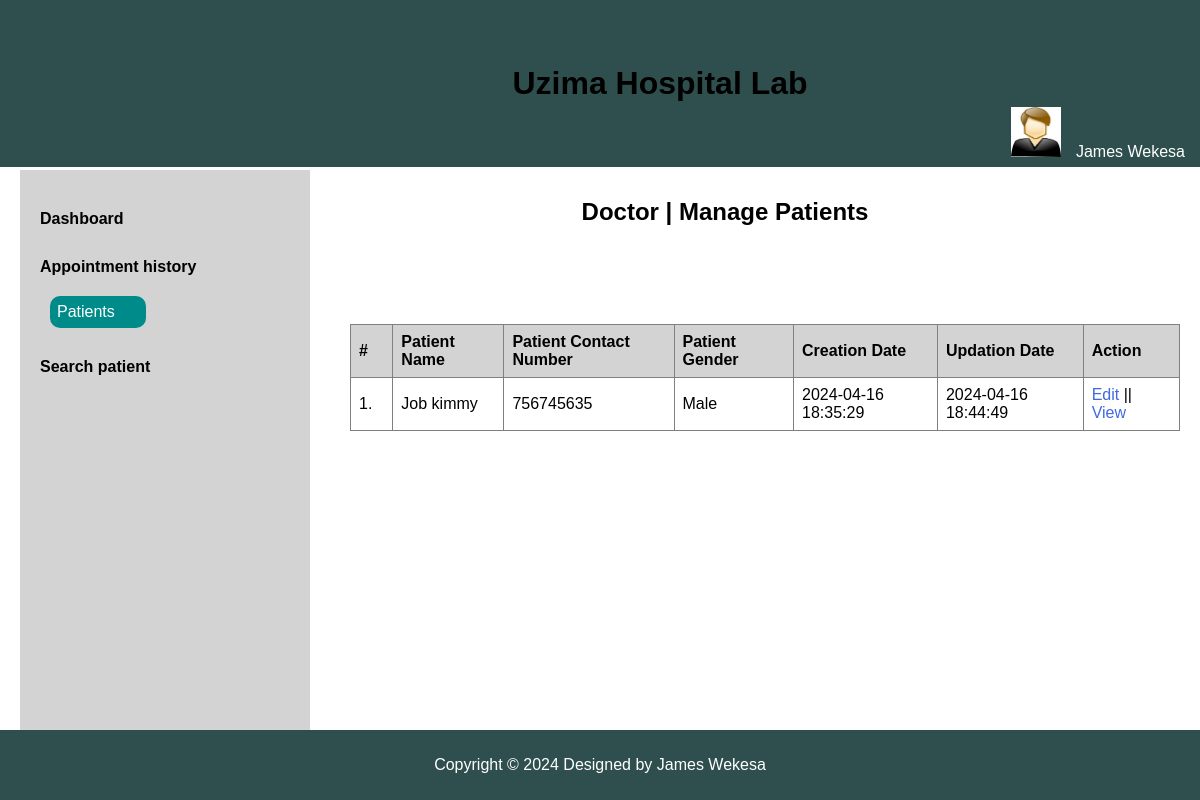
Page /doctors/manage-patient.php (signed in) on the committed database.
### tables this page shows
CREATE TABLE `doctors` (
  `id` int(11) NOT NULL,
  `specilization` varchar(255) DEFAULT NULL,
  `doctorName` varchar(255) DEFAULT NULL,
  `address` longtext DEFAULT NULL,
  `docFees` varchar(255) DEFAULT NULL,
  `contactno` bigint(11) DEFAULT NULL,
  `docEmail` varchar(255) DEFAULT NULL,
  `password` varchar(255) DEFAULT NULL,
  `creationDate` timestamp NULL DEFAULT current_timestamp(),
  `updationDate` timestamp NULL DEFAULT NULL ON UPDATE current_timestamp(),
  `username` varchar(255) DEFAULT NULL
);

CREATE TABLE `tblpatient` (
  `ID` int(10) NOT NULL,
  `Docid` int(10) DEFAULT NULL,
  `PatientName` varchar(200) DEFAULT NULL,
  `PatientContno` bigint(10) DEFAULT NULL,
  `PatientEmail` varchar(200) DEFAULT NULL,
  `PatientGender` varchar(50) DEFAULT NULL,
  `PatientAdd` mediumtext DEFAULT NULL,
  `PatientAge` int(10) DEFAULT NULL,
  `PatientMedhis` mediumtext DEFAULT NULL,
  `CreationDate` timestamp NULL DEFAULT current_timestamp(),
  `UpdationDate` timestamp NULL DEFAULT NULL ON UPDATE current_timestamp()
);

### doctors/manage-patient.php (the view, shortened to what this page needs)
<?php
include('db_connect.php');
if(empty($_SESSION['id'])) {
 header('location:logout.php');
  } else{
?>
<!DOCTYPE html>
<html lang="en">
<head>
    <link rel="stylesheet" href="dashboard.css">
</head>
<body>
<?php
if (isset($_SESSION['id'])) {
    $stmt = $conn->prepare("SELECT doctorName FROM doctors WHERE id = ?");
    $stmt->bind_param("i", $_SESSION['id']);
    $stmt->execute();
    $stmt->bind_result($doctorName);
} else {
    $doctorName = "Guest";
}
?>
<header>
    <h1 style="text-align: center; color: black; margin: 5px;">Uzima Hospital Lab</h1>
    <div class="dropdown_1" style="text-align: center;">
        <a href="#" class="dropdown-toggle" data-toggle="dropdown">
            <img src="img/images.jpg" style="margin-right: 10px; width: 50px; height: 50px;">
            <span class="username" style="color: white; text-decoration: none; margin-bottom: 30px;">
                <?php echo $doctorName; ?>
            </span>
        </a>
    </div>
</header><br>
<div class="container">
    <aside>
        <ul>
            <li><a href="dashboard.php">Dashboard</a></li>
            <li><a href="appointment-history.php">Appointment history</a></li>
            <li class="dropdown">
                <div class="toggle-submenu dropbtn" onclick="toggleDropdown()">Patients</div>
            </li>
            <li><a href="search.php">Search patient</a></li>
        </ul>
    </aside>
    <main>
        <h2>Doctor | Manage Patients</h2><br>
        <div class="container">
    <div class="row">
        <div class="col-md-12">
            <table class="custom-table">
                <thead>
                    <tr>
                        <th class="center">#</th>
                        <th>Patient Name</th>
                        <th>Patient Contact Number</th>
                        <th>Patient Gender</th>
                        <th>Creation Date</th>
                        <th>Updation Date</th>
                        <th>Action</th>
                    </tr>
                </thead>
                <tbody>
                    <?php
                    $docid=$_SESSION['id'];
                    $sql=mysqli_query($conn,"select * from tblpatient where Docid='$docid' ");
                    $cnt=1;
                    while($row=mysqli_fetch_array($sql))
                    {
                    ?>
                    <tr>
                        <td class="center"><?php echo $cnt;?>.</td>
                        <td class="hidden-xs"><?php echo $row['PatientName'];?></td>
                        <td><?php echo $row['PatientContno'];?></td>
                        <td><?php echo $row['PatientGender'];?></td>
                        <td><?php echo $row['CreationDate'];?></td>
                        <td><?php echo $row['UpdationDate'];?></td>
                        <td>
                        <a href="edit-patient.php?editid=<?php echo $row['ID'];?>">Edit</a> || <a href="view-patient.php?viewid=<?php echo $row['ID'];?>">View</a>
                        </td>
                    </tr>
                    <?php
                    $cnt=$cnt+1;
                    }?>
                </tbody>
            </table>
        </div>
    </div>
</div>
    </main>
</div><br>
<footer>
    <div class="footer">
        <p>Copyright &copy; <?php echo date("Y"); ?> Designed by James Wekesa</p>
    </div>
</footer>
</body>
</html>
<?php } ?>

### doctors/dashboard.css (style rules this page uses)
html, body, header, footer, nav, ul, li, main, aside { margin: 0; padding: 0; }
body { font-family: Arial, sans-serif; }
header { background-color: DarkSlateGray; color: white; padding: 20px; }
.container { display: flex; margin: 20px; }
aside { width: 20%; background-color: LightGray; padding: 20px; }
aside ul { list-style: none; align-items: center; }
aside ul li { margin-bottom: 10px; display: flex; align-items: center; }
aside ul li a { color: black; text-decoration: none; font-size: 16px; margin-top: 20px; font-weight: bold; }
main { flex: 1; padding: 15px; }
footer { background-color: DarkSlateGray; color: white; text-align: center; padding: 20px; margin-top: 10px; }
h2 { text-align: center; }

### doctors/manage-patient.php (style rules this page uses)
.dropdown { display: inline-block; }
.dropbtn { background-color: darkcyan; color: white; padding: 7px; font-size: 16px; border: none; cursor: pointer; width: 100%; border-radius: 10px; margin-left: 10px; margin-top: 10px; }
.dropdown_1 { position: absolute; right: 135px; }
header { position: fixed; top: 0; left: 0; width: 100%; padding: 60px; z-index: 1000; }
.container { display: flex; flex-direction: row; margin-top: 60px; }
aside { width: 250px; position: fixed; top: 60px; bottom: 0; overflow-y: auto; margin-top: 110px; }
main { flex: 1; margin-left: 250px; padding: 20px; overflow-y: auto; margin-top: 80px; }
footer { position: fixed; bottom: 0; left: 0; width: 100%; padding: 10px 0; z-index: 1000; }
table { width: 100%; border-collapse: collapse; margin-left: 40px; }
th, td { padding: 8px; border: 1px solid gray; text-align: left; padding-right: 20px; }
th { background-color: LightGrey; }
a { text-decoration: none; color: RoyalBlue; }

### rows in the picture
doctors: doctorName "James Wekesa"
tblpatient: PatientName "Job kimmy", PatientContno "756745635", PatientGender "Male", CreationDate "2024-04-16 18:35:29", UpdationDate "2024-04-16 18:44:49"
